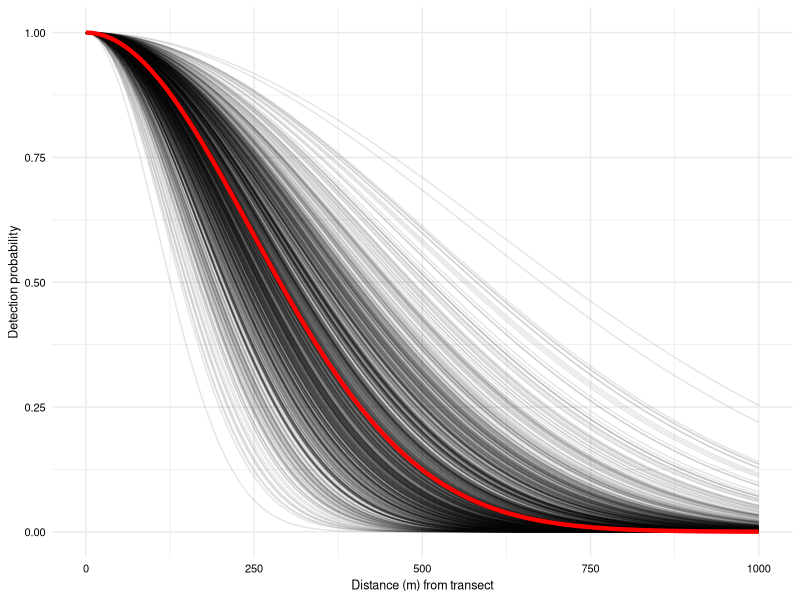
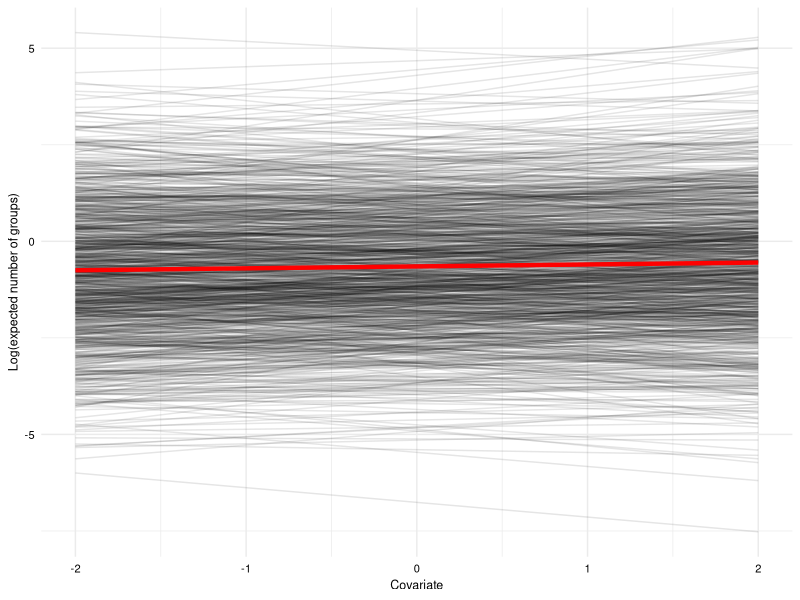

The R source for these figures, in order:
# 15 March 2023
# This script creates Figures S1 & S2
# Visualizes the detection function and number-of-groups/covariate relationship for the simulated community

library(tidyverse)

nsp <- 1000
mu_gamma <- 5.5
sd_gamma <- 0.25
gamma <- rnorm(nsp, mu_gamma, sd_gamma)
omega <- exp(gamma)
distances <- seq(from = 0, to = 1000, by = 10)

sp_df <- tibble(
  sp = 1:nsp, 
  omega = omega)

com <- expand.grid(
  distances = seq(from = 0, to = 1000, by = 10)) %>% 
  mutate(p = exp( - distances * distances / (2 * exp(mu_gamma) * exp(mu_gamma))))

spp <- expand.grid(sp = 1:nsp, 
                   distances = seq(from = 0, to = 1000, by = 10)) %>% 
  full_join(sp_df) %>% 
  dplyr::select(sp, omega, distances) %>% 
  as_tibble() %>% 
  mutate(p = exp ( - distances * distances / (2 * omega * omega)))

det_fun <- ggplot() + 
  geom_line(data = spp, aes(x = distances, y = p, group = factor(sp)), alpha = 0.1) + 
  geom_line(data = com, aes(x = distances, y = p), color = "red", size = 1.5) +
  labs(x = "Distance (m) from transect", 
       y = "Detection probability") +
  theme_minimal() +
  theme(axis.text = element_text(size = 8, color = "black"),
        axis.title = element_text(size = 9, color = "black")) 

setwd(here::here("figures"))
ggsave(
  "example_simulated_detection_functions_v01.png", 
  det_fun, 
  width = 4.5, 
  height = 3.25, 
  units = "in", 
  dpi = 300)

mu_alpha0 <- -0.65
sigma_alpha0 <- 1.7
mu_alpha1 <- 0.05    
sigma_alpha1 <- 0.25 

alpha0 <- rnorm(nsp, mean = mu_alpha0, sigma_alpha0)
alpha1 <- rnorm(nsp, mu_alpha1, sigma_alpha1)

sp_df <- tibble(
  sp = 1:nsp, 
  alpha0 = alpha0, 
  alpha1 = alpha1)

spp_cov <- expand.grid(sp = 1:nsp,
                       x = seq(from = -2, to = 2, by = 0.1)) %>% 
  full_join(sp_df) %>% 
  mutate(lp = alpha0 + alpha1 * x)   

com_cov <- expand.grid(x = seq(from = -2, to = 2, by = 0.1)) %>% 
  add_column(alpha0 = mu_alpha0,
             alpha1 = mu_alpha1) %>% 
  mutate(lp = alpha0 + alpha1 * x)

cov_plot <- ggplot() + 
  geom_line(data = spp_cov, aes(x = x, y = lp, group = sp), alpha = 0.1) + 
  geom_line(data = com_cov, aes(x = x, y = lp), color = "red", size = 1.5) +
  labs(x = "Covariate", 
       y = "Log(expected number of groups)") +
  theme_minimal() +
  theme(axis.text = element_text(size = 8, color = "black"),
        axis.title = element_text(size = 9, color = "black")) 

setwd(here::here("figures"))
ggsave(
  "example_covariate_relationships_v01.png", 
  cov_plot, 
  width = 4.5, 
  height = 3.25, 
  units = "in", 
  dpi = 300)